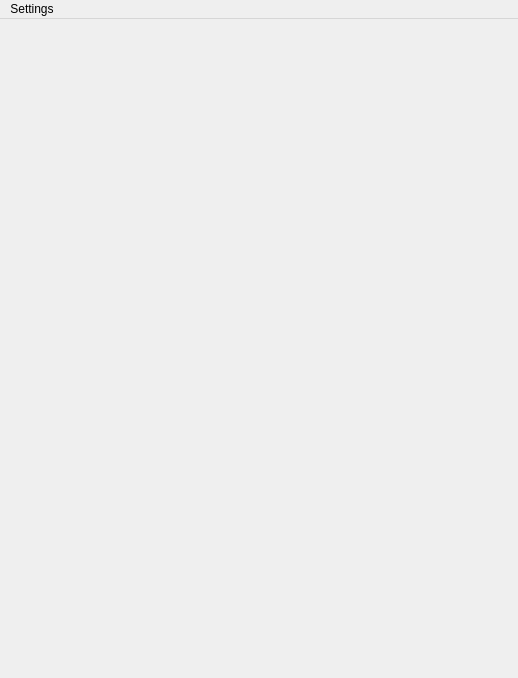
<?xml version="1.0" encoding="UTF-8"?>
<ui version="4.0">
    <class>MainWindow</class>
    <widget class="QMainWindow" name="MainWindow">
        <property name="geometry">
            <rect>
                <x>0</x>
                <y>0</y>
                <width>518</width>
                <height>678</height>
            </rect>
        </property>
        <property name="windowTitle">
            <string>MainWindow</string>
        </property>
        <widget class="QWidget" name="centralWidget"/>
        <widget class="QMenuBar" name="menuBar">
            <property name="geometry">
                <rect>
                    <x>0</x>
                    <y>0</y>
                    <width>518</width>
                    <height>21</height>
                </rect>
            </property>
            <widget class="QMenu" name="menuSettings">
                <property name="title">
                    <string>Settings</string>
                </property>
                <addaction name="actionTest_1"/>
                <addaction name="actionTest_2"/>
                <addaction name="actionTest_3"/>
                <addaction name="separator"/>
                <addaction name="actionAdvanced_Settings"/>
            </widget>
            <addaction name="menuSettings"/>
        </widget>
        <action name="actionAdvanced_Settings">
            <property name="text">
                <string>Advanced Settings</string>
            </property>
            <property name="shortcut">
                <string>Ctrl+O</string>
            </property>
        </action>
        <action name="actionTest_1">
            <property name="text">
                <string>Test 1</string>
            </property>
        </action>
        <action name="actionTest_2">
            <property name="text">
                <string>Test 2</string>
            </property>
        </action>
        <action name="actionTest_3">
            <property name="text">
                <string>Test 3</string>
            </property>
        </action>
    </widget>
    <layoutdefault spacing="6" margin="11"/>
    <resources/>
    <connections/>
</ui>
